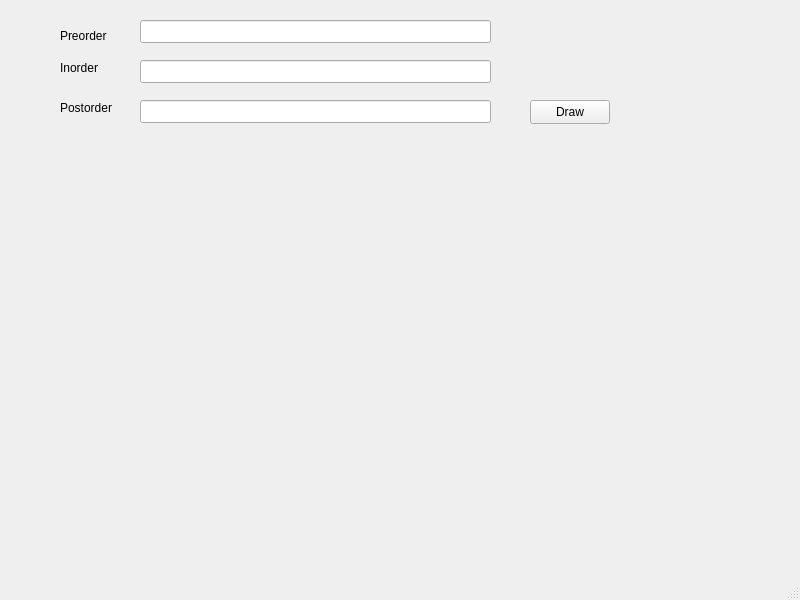
<?xml version="1.0" encoding="UTF-8"?>
<ui version="4.0">
 <class>MainWindow</class>
 <widget class="QMainWindow" name="MainWindow">
  <property name="geometry">
   <rect>
    <x>0</x>
    <y>0</y>
    <width>800</width>
    <height>600</height>
   </rect>
  </property>
  <property name="windowTitle">
   <string>MainWindow</string>
  </property>
  <widget class="QWidget" name="centralwidget">
   <widget class="QLineEdit" name="lineEdit">
    <property name="geometry">
     <rect>
      <x>140</x>
      <y>20</y>
      <width>351</width>
      <height>23</height>
     </rect>
    </property>
   </widget>
   <widget class="QLineEdit" name="lineEdit_2">
    <property name="geometry">
     <rect>
      <x>140</x>
      <y>60</y>
      <width>351</width>
      <height>23</height>
     </rect>
    </property>
   </widget>
   <widget class="QLineEdit" name="lineEdit_3">
    <property name="geometry">
     <rect>
      <x>140</x>
      <y>100</y>
      <width>351</width>
      <height>23</height>
     </rect>
    </property>
   </widget>
   <widget class="QLabel" name="label">
    <property name="geometry">
     <rect>
      <x>60</x>
      <y>25</y>
      <width>61</width>
      <height>21</height>
     </rect>
    </property>
    <property name="text">
     <string>Preorder</string>
    </property>
   </widget>
   <widget class="QLabel" name="label_2">
    <property name="geometry">
     <rect>
      <x>60</x>
      <y>60</y>
      <width>61</width>
      <height>16</height>
     </rect>
    </property>
    <property name="text">
     <string>Inorder</string>
    </property>
   </widget>
   <widget class="QLabel" name="label_3">
    <property name="geometry">
     <rect>
      <x>60</x>
      <y>100</y>
      <width>71</width>
      <height>16</height>
     </rect>
    </property>
    <property name="text">
     <string>Postorder</string>
    </property>
   </widget>
   <widget class="QPushButton" name="pushButton">
    <property name="geometry">
     <rect>
      <x>530</x>
      <y>100</y>
      <width>80</width>
      <height>24</height>
     </rect>
    </property>
    <property name="text">
     <string>Draw</string>
    </property>
   </widget>
  </widget>
  <widget class="QMenuBar" name="menubar">
   <property name="geometry">
    <rect>
     <x>0</x>
     <y>0</y>
     <width>800</width>
     <height>21</height>
    </rect>
   </property>
  </widget>
  <widget class="QStatusBar" name="statusbar"/>
 </widget>
 <resources/>
 <connections/>
</ui>
